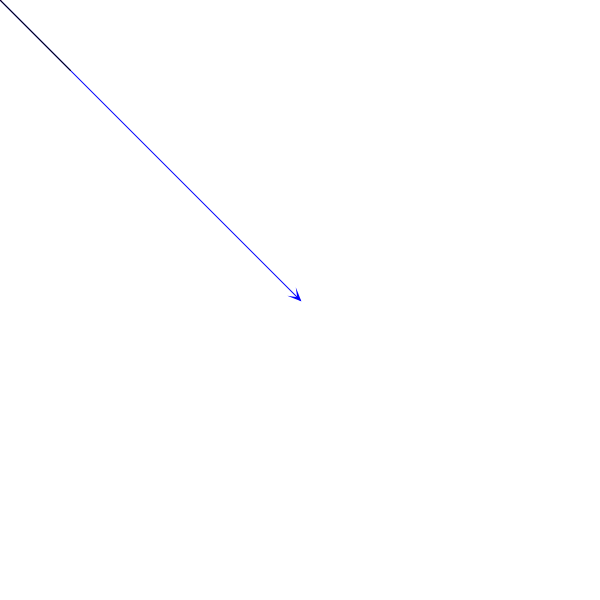
Frame 1 (no input)
Frame 60 (the mouse pressed at the canvas centre just before this capture): identical to frame 1, image omitted
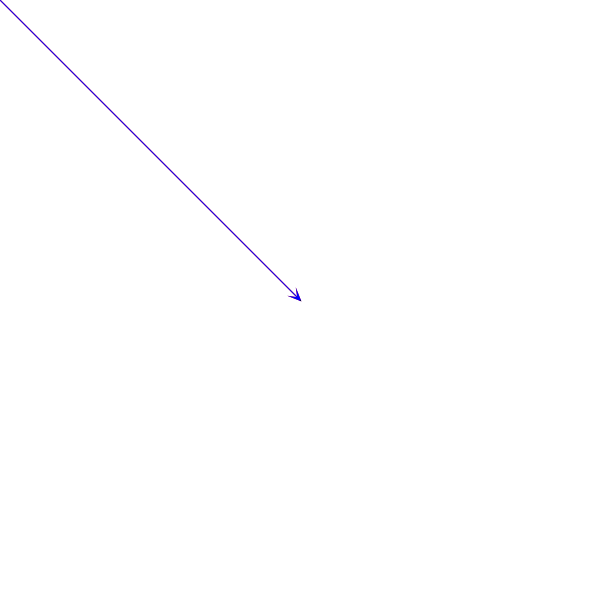
Frame 120 (the mouse held since frame 60 and released just before this capture)

The Processing sketch that drew these frames (run headless with seeded random() and noise(); from frame 60 on, the mouse is pressed at the canvas centre):

// Processing sketch: pointer_vers_cible
// ── pointer_vers_cible.pde
// renaud.jean-francois(arobas)uqam(point)ca
// Syntaxe Processing version 3.4
// vendredi, 31 octobre 2018

// Examen de l’opération de soustraction de deux vecteurs

PVector souris = new PVector();
PVector centre = new PVector();
PVector soustraction = new PVector();



color rouge, vert, bleu;

void setup() {
  size(600, 600);
  background(255);
  fill(255);
  noStroke();
  rouge = color(255,0,0);
  vert = color(0,255,0);
  bleu = color(0,0,255);
  
  centre = new PVector(width/2, height/2, 0);
}

void draw() {
  background(255);
  souris.set(mouseX, mouseY, 0);
  dessinFleche(souris, 0, 0, rouge); // souris comme source
  
  dessinFleche(centre, 0, 0, bleu);  // centre comme cible
  
  // Écriture de deux façons
  // Cas 1 : on veut garder le vecteur souris intact
  soustraction = PVector.sub(souris, centre);
  
  // Cas 2 : le vecteur souris est modifié, puis copié dans le vecteur soustraction
  //soustraction = souris.sub(centre);
  
  soustraction.setMag(100);
  
  stroke(0);
  
  //option 1 :
  translate(souris.x, souris.y);
  //translate(mouseX, mouseY);
  
  // option 2 :
  //translate(centre.x, centre.y);
  
  // Option additionnelle : pointeur vers intérieur
  soustraction.mult(-1);
  line(0, 0, soustraction.x, soustraction.y);
}


// Fonction de dessin d’une flèche orientée
void dessinFleche(PVector monVect, float translationX, float translationY, color c) {
  pushMatrix();
  translate(translationX, translationY);
  float theta = monVect.heading2D();
  stroke(c);
  line(0, 0, monVect.x, monVect.y);
  pushMatrix();
  translate(monVect.x, monVect.y);
  rotate(theta);
  noStroke();
  fill(c);
  beginShape();
  vertex(2, 0);
  vertex(-12, 6);
  vertex(-4, 0);
  vertex(-12, -6);
  endShape(CLOSE);
  popMatrix();
  popMatrix();
}
